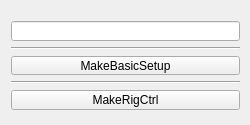
<?xml version="1.0" encoding="UTF-8"?>
<ui version="4.0">
 <class>CIGWeaponRigUI</class>
 <widget class="QMainWindow" name="CIGWeaponRigUI">
  <property name="geometry">
   <rect>
    <x>0</x>
    <y>0</y>
    <width>250</width>
    <height>125</height>
   </rect>
  </property>
  <property name="windowTitle">
   <string>CIGWeaponRig</string>
  </property>
  <widget class="QWidget" name="centralWidget">
   <widget class="QWidget" name="layoutWidget">
    <property name="geometry">
     <rect>
      <x>0</x>
      <y>10</y>
      <width>251</width>
      <height>111</height>
     </rect>
    </property>
    <layout class="QVBoxLayout" name="verticalLayout">
     <item>
      <widget class="QLineEdit" name="rigNameLineEdit"/>
     </item>
     <item>
      <widget class="Line" name="line">
       <property name="orientation">
        <enum>Qt::Horizontal</enum>
       </property>
      </widget>
     </item>
     <item>
      <widget class="QPushButton" name="basicSetupPushButton">
       <property name="text">
        <string>MakeBasicSetup</string>
       </property>
      </widget>
     </item>
     <item>
      <widget class="Line" name="line_2">
       <property name="orientation">
        <enum>Qt::Horizontal</enum>
       </property>
      </widget>
     </item>
     <item>
      <widget class="QPushButton" name="makeRigCtrlPushButton">
       <property name="text">
        <string>MakeRigCtrl</string>
       </property>
      </widget>
     </item>
    </layout>
   </widget>
  </widget>
 </widget>
 <layoutdefault spacing="6" margin="11"/>
 <resources/>
 <connections/>
</ui>
